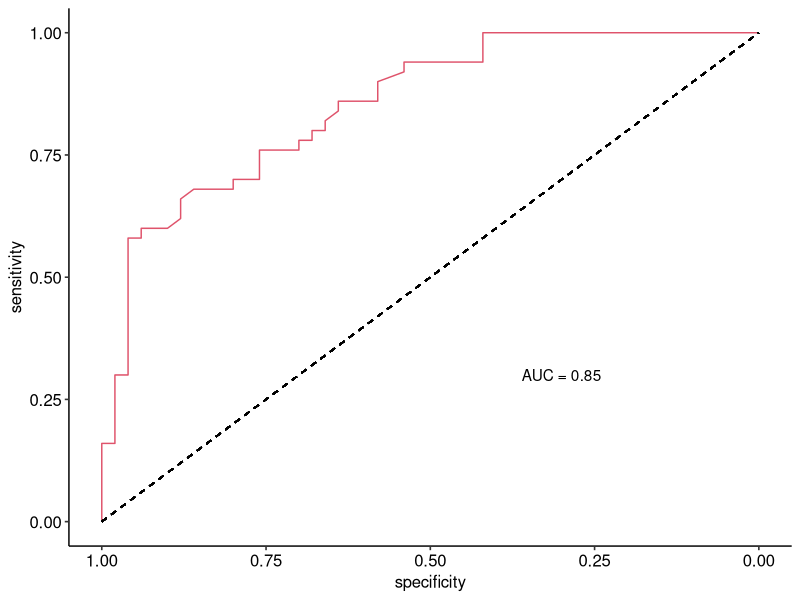
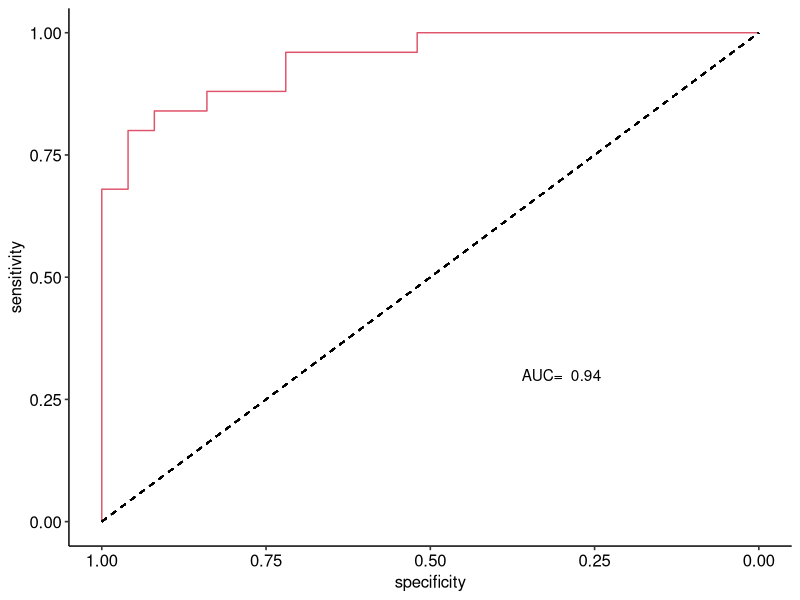
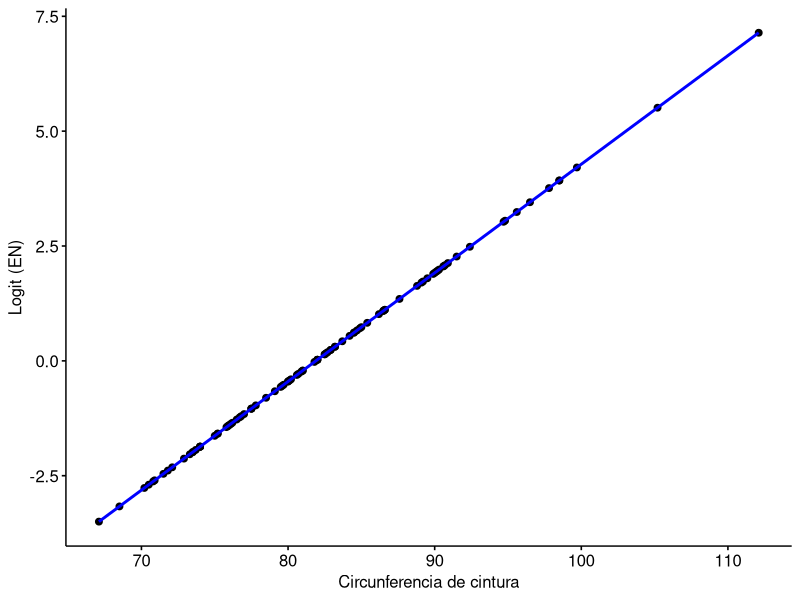
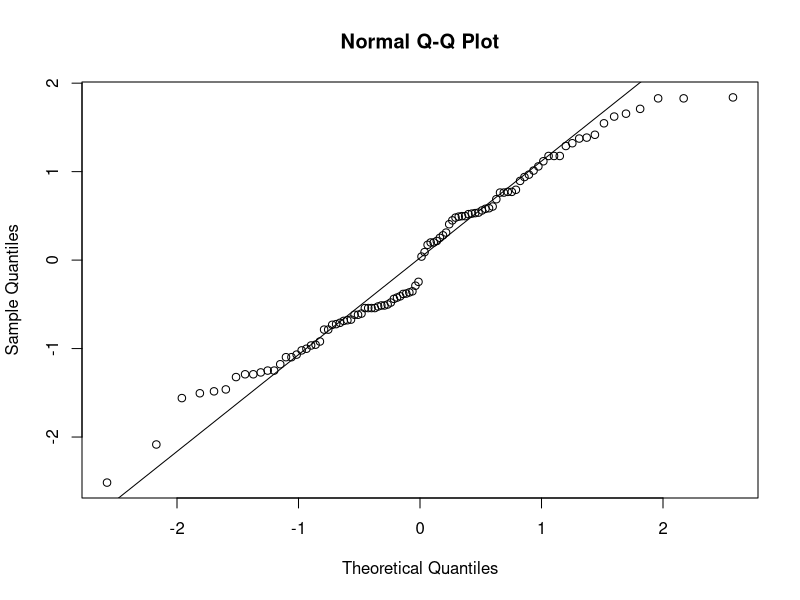

The R source for these figures, in order:
## ---- chunk 1
#Realizamos la lectura de los datos.

datos <- read.csv2("EP09 Datos.csv")

#Definimos la semilla a utilizar

set.seed(6887)
## ---- chunk 2
# Librerias a utilizar
library(caret) 
library(dplyr) 
library(ggpubr)
library(pROC)
library(car)  

#Primero creamos la variable IMC para cada persona
#Añadimos la nueva columna IMC a la tabla de datos usando mutate

# Convertimos la altura de centímetros a metros
datos <- datos %>% mutate(Height = Height / 100)

# Calculamos el IMC 
datos <- datos %>% mutate(IMC = Weight / (Height^2))

#Segundo creamos la variable EN para cada persona
datos <- datos %>% mutate(EN = ifelse(IMC >= 23.2, "sobrepeso", "no sobrepeso"))

#Seleccionamos la muestra de 150 hombres.
muestra_sobrepeso <- datos %>% filter(Gender == 1 & EN == "sobrepeso") %>% sample_n(75, replace = FALSE)
muestra_no_sobrepeso <- datos %>% filter(Gender == 1 & EN == "no sobrepeso") %>% sample_n(75, replace = FALSE)

#Seleccionamos 50 personas sobrepeso y 50 personas no sobrepeso para construir los modelos. 

muestra_sobrepeso_modelo <- muestra_sobrepeso[1:50,]
muestra_no_sobrepeso_modelo <- muestra_no_sobrepeso[1:50,]

#Seleccionamos 25 personas sobre peso y 25 personas no sobre peso para evaluar los modelos.

muestra_sobrepeso_evaluar <- muestra_sobrepeso[51:75,]
muestra_no_sobrepeso_evaluar <- muestra_no_sobrepeso[51:75,]

# Combinar los conjuntos de entrenamiento
muestra_entrenamiento <- bind_rows(muestra_sobrepeso_modelo, muestra_no_sobrepeso_modelo)

# Combinar los conjuntos de prueba
muestra_prueba <- bind_rows(muestra_sobrepeso_evaluar, muestra_no_sobrepeso_evaluar)


## ---- chunk 3
#Aplicando filtro para obtener solo las 8 variables que obtuvimos aleatoriamente
# Guardar los nombres de las variables seleccionadas
nombres_variables <- c("Knees.diameter", "Gender", "Chest.Girth", 
                       "Ankle.Minimum.Girth", "Age", 
                       "Navel.Girth", "Hip.Girth", 
                       "Elbows.diameter")

# Seleccionar las variables deseadas
variables_seleccionadas <- subset(datos, select = c("Knees.diameter", "Gender", "Chest.Girth", 
                                                      "Ankle.Minimum.Girth", "Age", 
                                                      "Navel.Girth", "Hip.Girth", 
                                                      "Elbows.diameter"))


## ---- chunk 4
# Obtenemos los nombres de todas las columnas en el conjunto de datos original
nombres_completos <- names(datos)

# Identificamos las variables restantes
variables_restantes <- setdiff(nombres_completos, nombres_variables)

#por si hay que quitar height y weight igual que en EP09
#variables_restantes <- setdiff(variables_restantes, c("Height", "Weight"))

# Como queremos predecir estas variables, deberiamos quitarlas del conjunto de datos
variables_restantes <- setdiff(variables_restantes, c("EN", "IMC"))


# Creamos un arreglo que tenga las variables restantes del conjunto de datos original
datos_restantes <- datos[, variables_restantes]



variables_restantes
## ---- chunk 5
#logit indica que usamos regresion logistica
set.seed(6887)

# Sacamos EN y lo convertimos en factor
muestra_entrenamiento <- muestra_entrenamiento %>%
    mutate(EN = factor(EN, levels = c("no sobrepeso", "sobrepeso")))

#Ajustar modelo.
modelo <- glm(EN ~ Waist.Girth, family = binomial(link = "logit"), data = muestra_entrenamiento)

print(summary (modelo))

#Evaluar el modelo con el conjunto de entrenamiento.
probs_ent <- fitted(modelo)

# Graficar curva ROC, indicando AUC obtenido.
ROC_ent <- roc(muestra_entrenamiento[["EN"]], probs_ent) 
texto_ent<- sprintf("AUC = %.2f", ROC_ent[["auc"]])
g_roc_ent <- ggroc(ROC_ent, color = 2)
g_roc_ent <- g_roc_ent + geom_segment(aes(x = 1, xend = 0, y =
                                            0, yend= 1), linetype = "dashed")

g_roc_ent <- g_roc_ent + annotate("text", x= 0.3, y= 0.3,
                                  label = texto_ent)
g_roc_ent <- g_roc_ent + theme_pubr ()
print(g_roc_ent)

#Obtener las predicciones.
umbral <- 0.5
preds_ent <- sapply(probs_ent,
                    function(p) ifelse(p >= umbral, "sobrepeso", "no sobrepeso")) 
preds_ent <- factor(preds_ent, levels = c("no sobrepeso", "sobrepeso"))

# Obtener y mostrar estadísticas de clasificación en datos de entrenamiento. 
mat_conf_ent <- confusionMatrix(preds_ent, muestra_entrenamiento[["EN"]],
                                positive = "sobrepeso")
cat("\n\nEvaluación del modelo (cjto. de entrenamiento): \n")
cat("-----------------\n")
print(mat_conf_ent[["table"]])
cat ("\n")

cat(sprintf(" Exactitud: %.3f\n", mat_conf_ent [["overall"]]["Accuracy"]))
cat(sprintf(" Sensibilidad: %.3f\n", mat_conf_ent[["byClass"]]["Sensitivity"]))
cat(sprintf("Especificidad: %.3f\n", mat_conf_ent [["byClass"]]["Specificity"]))


# Evaluar el modelo con el conjunto de prueba.
probs_pru <- predict(modelo, muestra_prueba, type="response")

# Lo convertimos en factores para que sea coherente con la muestra anterior
muestra_prueba <- muestra_prueba %>%
    mutate(EN = factor(EN, levels = c("no sobrepeso", "sobrepeso")))

# Graficar curva ROC, indicando AUC obtenido.
ROC_pru<- roc(muestra_prueba[["EN"]], probs_pru)

texto_pru <- sprintf("AUC=  %.2f", ROC_pru[["auc"]]) 
g_roc_pru <- ggroc(ROC_pru, color = 2)
g_roc_pru <- g_roc_pru + geom_segment(aes(x = 1, xend = 0, 
                                          y=0, yend= 1),
                                      linetype ="dashed")

g_roc_pru <- g_roc_pru + annotate("text", x= 0.3, y= 0.3, label =texto_pru) 
g_roc_pru <- g_roc_pru+theme_pubr()
print(g_roc_pru)
# Obtener las predicciones (con el mismo umbral). 
preds_pru <- sapply(probs_pru,
                    function(p) ifelse(p >= umbral, "sobrepeso", "no sobrepeso")) 
preds_pru <- factor(preds_pru, levels = c("no sobrepeso", "sobrepeso"))

# Obtener y mostrar estadísticas de clasificación en datos de prueba. 
mat_conf_pru <- confusionMatrix(preds_pru, muestra_prueba[["EN"]],
                                positive="sobrepeso")
cat("\n\nEvaluación del modelo (cjto. de prueba): \n")
cat ("------------\n")
print(mat_conf_pru [["table"]])
cat("\n")
cat(sprintf(" Exactitud: %.3f\n", mat_conf_pru [["overall"]]["Accuracy"])) 
cat(sprintf(" Sensibilidad: %.3f\n", mat_conf_pru [["byClass"]]["Sensitivity"]))
cat(sprintf("Especificidad: %.3f\n", mat_conf_pru [["byClass"]]["Specificity"]))

# Evaluar la linealidad entre predictor y respuesta transformada
datos_lin <- muestra_entrenamiento %>%
    select(Waist.Girth) %>%
    mutate(Logit = log(fitted(modelo)/(1-fitted(modelo))))

p_lin <- ggscatter(datos_lin, x = "Waist.Girth", y = "Logit",
                   add = "reg.line", add.params = list(color = "blue"))
p_lin <- p_lin + labs(x = "Circunferencia de cintura", 
                      y = "Logit (EN)")
print(p_lin)

# Evaluar independencia de residuos
dwtest <- durbinWatsonTest(modelo)
cat("\nPrueba de independencia de residuos:\n")
print(dwtest)

# Evaluar normalidad de residuos
residuos_estand <- rstandard(modelo)
qqnorm(residuos_estand)
qqline(residuos_estand)

# Identificar casos influyentes
infl <- influence.measures(modelo)
casos_influyentes <- which(apply(infl$is.inf, 1, any))
cat("\nCasos influyentes:\n")
print(rownames(infl$infmat)[casos_influyentes])
## ---- chunk 6
# Partimos del modelo base que ya tiene Waist.Girth
modelo_base <- modelo

# Recordamos las 8 variables seleccionadas anteriormente
variables_seleccionadas <- c("Knees.diameter", "Gender", "Chest.Girth", 
                            "Ankle.Minimum.Girth", "Age", 
                            "Navel.Girth", "Hip.Girth", 
                            "Elbows.diameter")

# Evaluación de modelos con dos predictores
cat("Evaluando modelos con dos predictores (Waist.Girth + otro):\n")
cat("------------------------------------------------\n")
for(var in variables_seleccionadas) {
    formula <- paste("EN ~ Waist.Girth +", var)
    modelo_temp <- glm(formula, family = binomial(link = "logit"), 
                      data = muestra_entrenamiento)
    cat("\nModelo con", var, ":\n")
    cat("AIC:", AIC(modelo_temp), "\n")
    cat("Devianza:", modelo_temp$deviance, "\n")
}

# Seleccionamos el mejor modelo de dos predictores
modelo_2pred <- glm(EN ~ Waist.Girth + Hip.Girth, 
                   family = binomial(link = "logit"), 
                   data = muestra_entrenamiento)

# Evaluación de modelos con tres predictores
cat("\nEvaluando modelos con tres predictores:\n")
cat("------------------------------------\n")
for(var in setdiff(variables_seleccionadas, "Hip.Girth")) {
    formula <- paste("EN ~ Waist.Girth + Hip.Girth +", var)
    modelo_temp <- glm(formula, family = binomial(link = "logit"), 
                      data = muestra_entrenamiento)
    cat("\nAgregando", var, ":\n")
    cat("AIC:", AIC(modelo_temp), "\n")
    cat("Devianza:", modelo_temp$deviance, "\n")
}

# Seleccionamos el mejor modelo de tres predictores
modelo_3pred <- glm(EN ~ Waist.Girth + Hip.Girth + Knees.diameter, 
                   family = binomial(link = "logit"), 
                   data = muestra_entrenamiento)

# Evaluación de modelos con cuatro predictores
cat("\nEvaluando modelos con cuatro predictores:\n")
cat("-------------------------------------\n")
variables_restantes <- setdiff(variables_seleccionadas, c("Hip.Girth", "Knees.diameter"))
for(var in variables_restantes) {
    formula <- paste("EN ~ Waist.Girth + Hip.Girth + Knees.diameter +", var)
    modelo_temp <- glm(formula, family = binomial(link = "logit"), 
                      data = muestra_entrenamiento)
    cat("\nAgregando", var, ":\n")
    cat("AIC:", AIC(modelo_temp), "\n")
    cat("Devianza:", modelo_temp$deviance, "\n")
}

# Comparación formal de modelos
cat("\nComparación de modelos:\n")
cat("----------------------\n")
print(anova(modelo_base, modelo_2pred, modelo_3pred, test = "Chisq"))

# Evaluación de multicolinealidad para cada modelo
cat("\nFactores de inflación de varianza - Modelo 2 predictores:\n")
print(vif(modelo_2pred))

cat("\nFactores de inflación de varianza - Modelo 3 predictores:\n")
print(vif(modelo_3pred))

# Resumen del modelo seleccionado
cat("\nResumen del modelo seleccionado:\n")
cat("-----------------------------\n")
print(summary(modelo_3pred))

  
## ---- chunk 7
# Conclusión del análisis de selección de predictores:
#
# 1. Proceso de selección sistemática:
#    - Se evaluaron combinaciones de predictores con las variables seleccionadas
#    - Se analizaron modelos con 2, 3 y 4 predictores partiendo de Waist.Girth
#    - Se utilizó AIC, devianza y significancia estadística como criterios
#
# 2. Resultados del modelo seleccionado:
#    - El modelo incluye Waist.Girth, Hip.Girth y Knees.diameter
#    - Waist.Girth es altamente significativo (p=0.0064)
#    - Knees.diameter es significativo (p=0.0337)
#    - Hip.Girth no resultó significativo (p=0.4625)
#    - AIC = 93.249
#    - Devianza se redujo de 138.629 (nulo) a 85.249
#    - VIF < 2.1 para todos los predictores
#
# 3. Basado en los resultados, recomendamos un modelo más parsimonioso:
modelo_final <- glm(EN ~ Waist.Girth + Knees.diameter, 
                   family = binomial(link = "logit"), 
                   data = muestra_entrenamiento)

print(summary(modelo_final))
## ---- chunk 8

